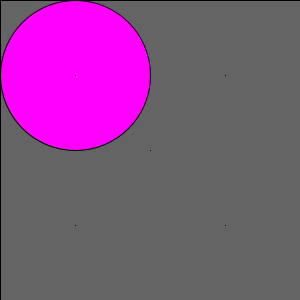
Frame 1 (no input)
Frame 60 (the mouse pressed at the canvas centre just before this capture): identical to frame 1, image omitted
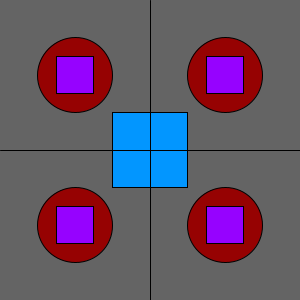
Frame 120 (the mouse held since frame 60 and released just before this capture)

The Processing sketch that drew these frames (run headless with seeded random() and noise(); from frame 60 on, the mouse is pressed at the canvas centre):

// Processing sketch: processing_35647
// ── processing_35647.pde

void setup() {
  size(300, 300);
  
}

int x = 2;

void draw() {
  //Ellipse around the quagrants
  ellipseMode(CORNERS);
  fill(width, mouseY, width);
  background(100);
  ellipse(mouseX, mouseY, 150, 150);

  fill(mouseX, x, x);

  //Ellipse top Left
  ellipseMode(CENTER);
  ellipse(75, 75, mouseX/x, mouseY/x);

  //Ellipse top Right
  ellipse(225, 75, mouseX/x, mouseY/x);

  //Ellipse bottom Left
  ellipse(75, 225, mouseX/x, mouseY/x);

  //Ellipse bottom Right
  ellipse(225, 225, mouseX/x, mouseY/x);

  //Rectangle, open, close, expand
  rectMode(CENTER);
  fill(x, mouseX, width);
  rect(150, 150, mouseX/x, mouseY/x);

  //Line, lines bounding rotating ellipse
  fill(width, x, height);
  line(mouseX, 300, mouseX, 0);
  line(0, mouseY, 300, mouseY);

  //Rectangle
  rectMode(CENTER);
  fill(mouseY, x, width);

  //Rectangle top Left
  rect(75, 75, mouseX/4, mouseY/4);

  //Rectangle top Right
  rect(225, 75, mouseX/4, mouseY/4);

  //Rectangle bottom Left
  rect(75, 225, mouseX/4, mouseY/4);

  //Rectangle bottom Right
  rect(225, 225, mouseX/4, mouseY/4);
}
